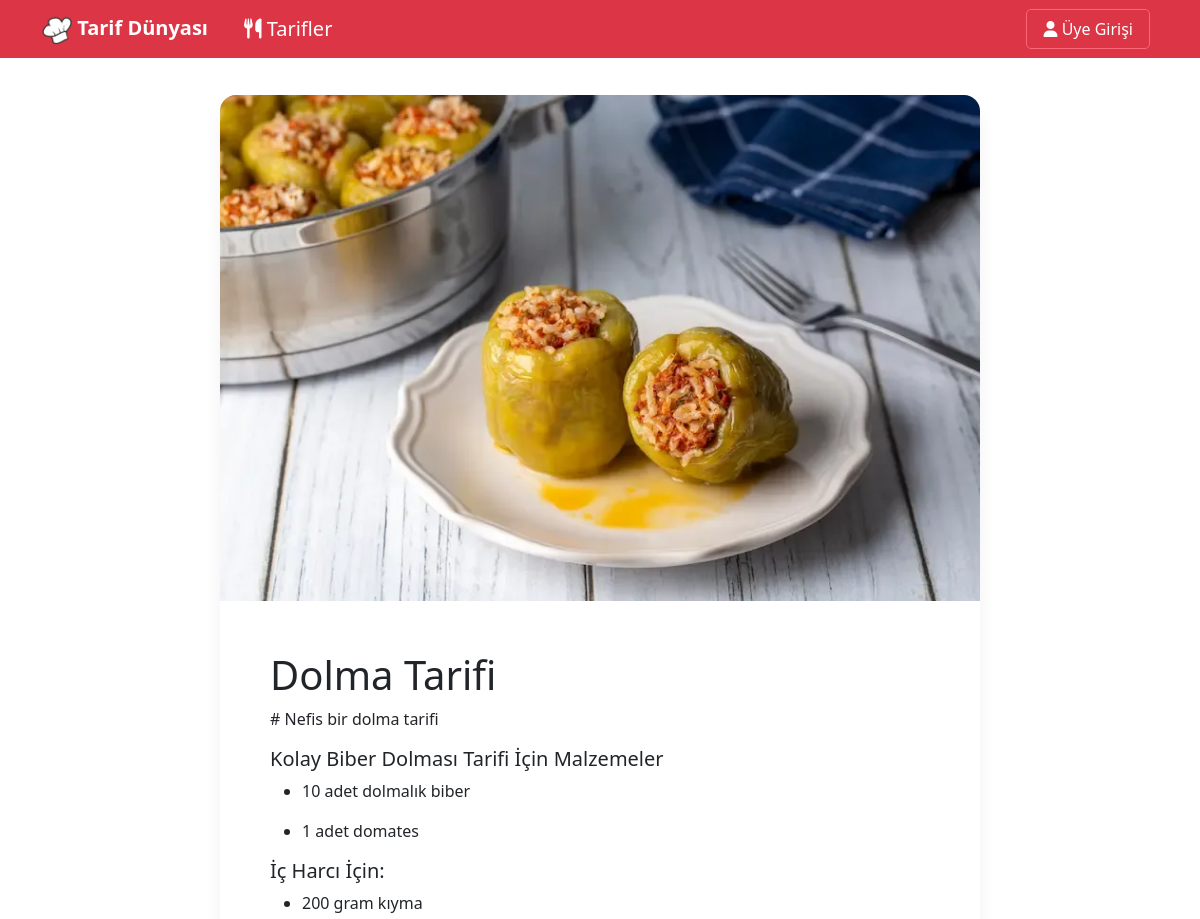
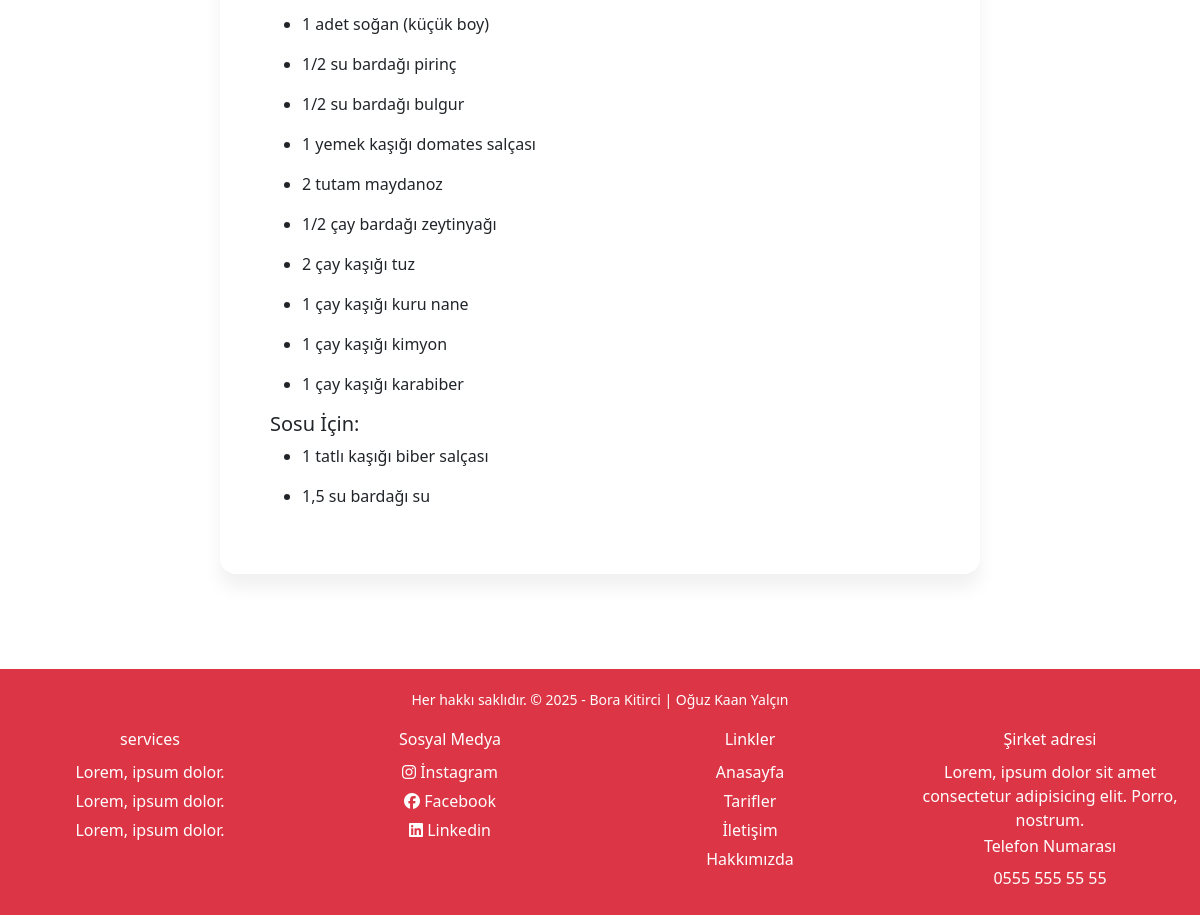
The page /tarifler/dolma-tarifi on the database its author committed (2 pictures, top to bottom).
### foodMain/models.py (models this page shows, shortened)
class Food(models.Model):
    title = models.CharField(max_length=50)
    subtitle = models.CharField(max_length=100, default="")
    description = RichTextField()
    image_url = models.CharField(max_length=50)
    date = models.DateField()
    isUpdate = models.BooleanField()
    slug = models.SlugField(default="", null=False, unique=True, db_index=True)
    categories = models.ManyToManyField(Categories)

### foodMain/views.py (the view)
# urls.py: path("<slug:recipe_title>", views.details, name="recipe_details"),
def details(request, recipe_title):
    try:
        recipe = Food.objects.get(slug=recipe_title)
        kategoriler = Categories.objects.all()
    except:
        raise Http404()
    context = {
        'recipe': recipe,
        'categories': kategoriler
    }
    return render(request, 'foods/details.html', context)

### foodMain/Templates/foods/details.html (shortened to what this page needs)
{% extends "layout.html" %}
{% load static %}
{% block content %}
<div class="container_details">
    <div class="recipe_details">
        <img src="{% static 'foods/images/'|add:recipe.image_url %}" alt="{{ recipe.title }}" >
      <div class="content_details">
        <h1 class="title_details">{{ recipe.title }}</h1>
        <p># {{ recipe.subtitle }}</p>
        <p class="description_details">{{ recipe.description|safe }}</p>
      </div>
    </div>
  </div>
{% endblock content %}
{% block footer %}
{% include "foods/partials/_footer.html" %}
{% endblock footer %}

### pages/static/main.css (style rules this page uses)
body { font-family: 'Segoe UI', Tahoma, Geneva, Verdana, sans-serif; margin: 0; padding: 0; }
@media (min-width: 1200px) { .container_details { max-width: 800px; margin: 0 auto; padding: 20px; position: relative; top: 75px; } }
.recipe_details { border-radius: 10px; overflow: hidden; border-radius: 16px; -webkit-box-shadow: 0 14px 18px rgba(0, 0, 0, .06); box-shadow: 0 14px 18px rgba(0, 0, 0, .06); font-weight: 200; }
.recipe_details img { width: 100%; height: 50%; border-radius: 10px 10px 0 0; }
@media (min-width: 1200px) { .content_details { padding: 50px; } }
.title_details { margin-top: 0; }
.description_details { margin-bottom: 10px; margin: auto; }

### rows shown on the page
Food: image_url (picture), title "Dolma Tarifi", subtitle "Nefis bir dolma tarifi", description "Kolay Biber Dolması Tarifi İçin Malzemeler 10 adet dolmalık biber 1 adet domates İç Harcı İçin: 200 gram kıyma 1 adet soğan (küçük boy) 1/2 su bardağı pirinç 1/2 su bardağı bulgur 1 yemek kaşığı domates salçası 2 tutam maydanoz 1/2 çay bardağı zeytinyağı 2 çay kaşığı tuz 1 çay kaşığı kuru nane 1 çay kaşığı kimyon 1 çay kaşığı karabiber Sosu İçin: 1 tatlı kaşığı biber salçası 1,5 su bardağı su"
